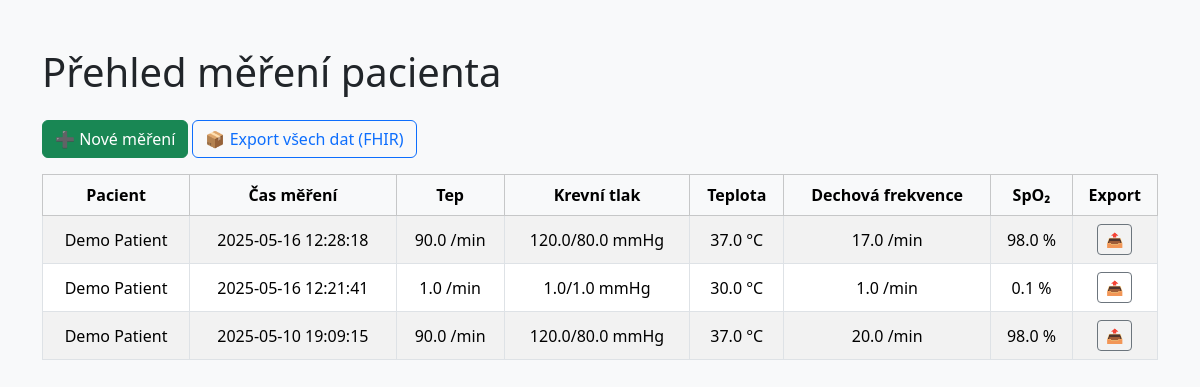
The page / on the database its author committed.
### models/ehr_models.py (models this page shows)
class Patient(Base):
    __tablename__ = "patient"
    id = Column(Integer, primary_key=True, autoincrement=True)
    name = Column(String, nullable=False)
    birth_date = Column(DateTime, nullable=False)
    ehr = relationship("EHR", back_populates="patient", uselist=False)

### main.py (the view)
@app.get("/")
def home(request: Request):
    db = SessionLocal()
    patient = db.query(Patient).filter_by(name="Demo Patient").first()
    measurements = []
    if patient and patient.ehr:
        for composition in patient.ehr.compositions:
            row = {
                "composition_id": composition.id,
                "patient_name": patient.name,
                "timestamp": composition.start_time.strftime("%Y-%m-%d %H:%M:%S"),
                "heart_rate": "-",
                "blood_pressure": "-",
                "temperature": "-",
                "respiration": "-",
                "spo2": "-",
            }
            if composition.pulse:
                row["heart_rate"] = (
                    f"{composition.pulse[0].rate} {composition.pulse[0].rate_unit}"
                )
            if composition.blood_pressure:
                bp = composition.blood_pressure[0]
                row["blood_pressure"] = f"{bp.systolic}/{bp.diastolic} mmHg"
            if composition.body_temperature:
                row["temperature"] = f"{composition.body_temperature[0].temperature} °C"
            if composition.respiration:
                row["respiration"] = (
                    f"{composition.respiration[0].rate} {composition.respiration[0].rate_unit}"
                )
            if composition.pulse_oximetry:
                row["spo2"] = f"{composition.pulse_oximetry[0].spo2_numerator} %"
            measurements.append(row)
    db.close()
    return templates.TemplateResponse(
        "index.html",
        {
            "request": request,
            "measurements": sorted(
                measurements, key=lambda x: x["timestamp"], reverse=True
            ),
        },
    )

### templates/index.html (shortened to what this page needs)
<!DOCTYPE html>
<html lang="cs">
<head>
    <link href="https://cdn.jsdelivr.net/npm/bootstrap@5.3.3/dist/css/bootstrap.min.css" rel="stylesheet">
</head>
<body class="bg-light">
    <div class="container py-5">
        <h1 class="mb-4">Přehled měření pacienta</h1>
        <div class="mb-3">
            <a href="/composition" class="btn btn-success">➕ Nové měření</a>
            <a href="/export/fhir" class="btn btn-outline-primary">📦 Export všech dat (FHIR)</a>
        </div>
        {% if measurements %}
            <div class="table-responsive">
                <table class="table table-bordered table-striped align-middle text-center">
                    <thead class="table-light">
                        <tr>
                            <th>Pacient</th>
                            <th>Čas měření</th>
                            <th>Tep</th>
                            <th>Krevní tlak</th>
                            <th>Teplota</th>
                            <th>Dechová frekvence</th>
                            <th>SpO₂</th>
                            <th>Export</th>
                        </tr>
                    </thead>
                    <tbody>
                        {% for row in measurements %}
                            <tr>
                                <td>{{ row.patient_name }}</td>
                                <td>{{ row.timestamp }}</td>
                                <td>{{ row.heart_rate }}</td>
                                <td>{{ row.blood_pressure }}</td>
                                <td>{{ row.temperature }}</td>
                                <td>{{ row.respiration }}</td>
                                <td>{{ row.spo2 }}</td>
                                <td>
                                    <a href="/export/fhir/{{ row.composition_id }}" class="btn btn-sm btn-outline-secondary">📤</a>
                                </td>
                            </tr>
                        {% endfor %}
                    </tbody>
                </table>
            </div>
        {% else %}
            <div class="alert alert-info">Zatím nejsou k dispozici žádná měření.</div>
        {% endif %}
    </div>
</body>
</html>

### rows shown on the page
Patient: patient_name "Demo Patient", timestamp "2025-05-16 12:28:18", heart_rate "90.0 /min", blood_pressure "120.0/80.0 mmHg", temperature "37.0 °C", respiration "17.0 /min", spo2 "98.0 %", timestamp "2025-05-16 12:21:41", heart_rate "1.0 /min", blood_pressure "1.0/1.0 mmHg", temperature "30.0 °C", respiration "1.0 /min", spo2 "0.1 %", timestamp "2025-05-10 19:09:15", respiration "20.0 /min"
